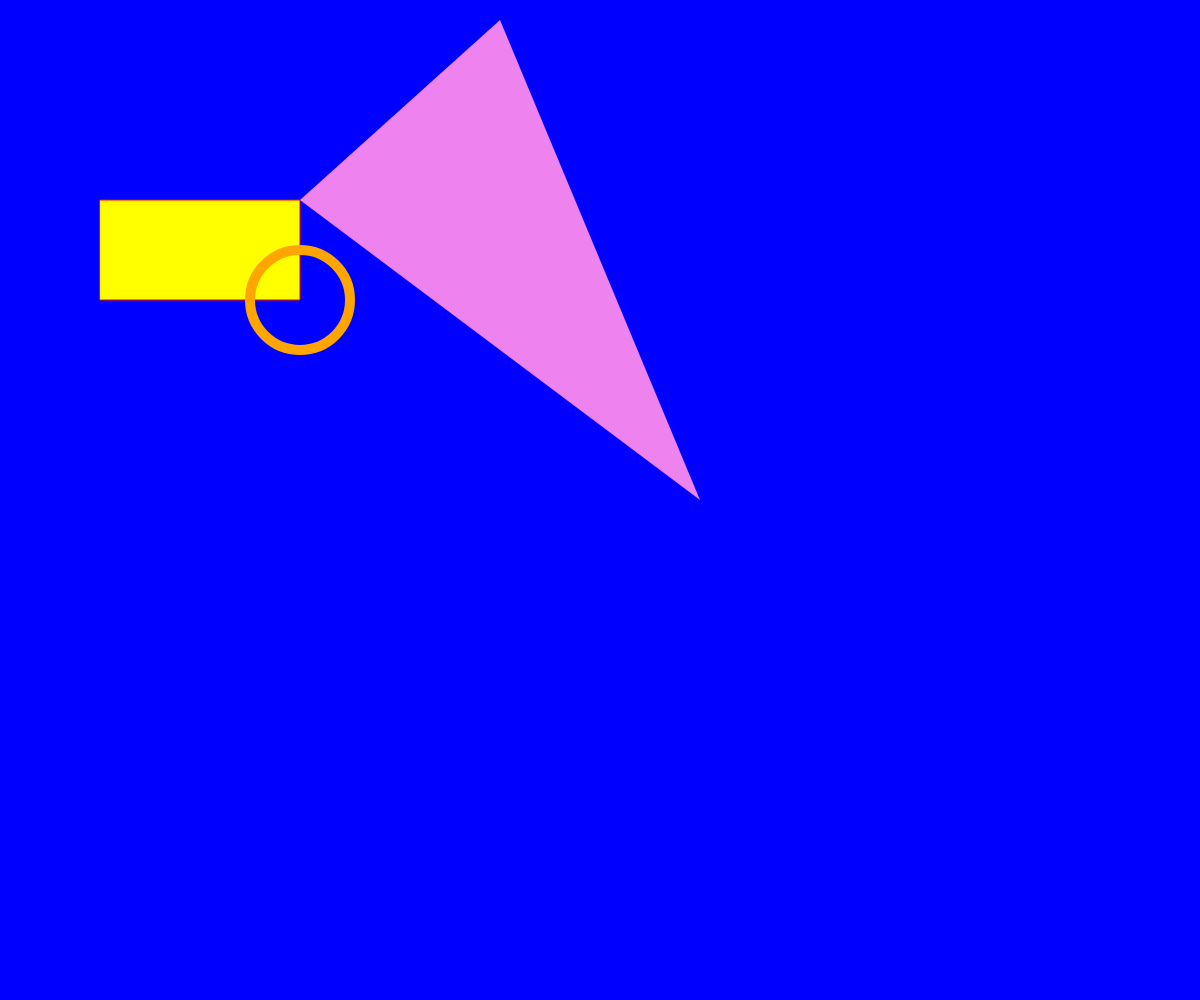
Frame 1 (no input)
Frame 60 (no input): identical to frame 1, image omitted
Frame 120 (the mouse pressed at the canvas centre since frame 60): identical to frame 1, image omitted

The p5.js sketch that drew this single still picture (run headless with seeded random() and noise() and a simulated clock; from frame 60 on, the mouse is pressed at the canvas centre):

// p5.js sketch
// ── sketch.js
function setup() {
	createCanvas(windowWidth, windowHeight)
	background('blue')
	fill('yellow')
	stroke('red')
	rect(100, 200, 200, 100)
	noFill()
	strokeWeight(10)
	stroke('orange')
	ellipse(300, 300, 100, 100)
	fill('violet')
	noStroke('white')
	triangle(500, 20, 700, 500, 300, 200)
}
function draw() {
	
}
